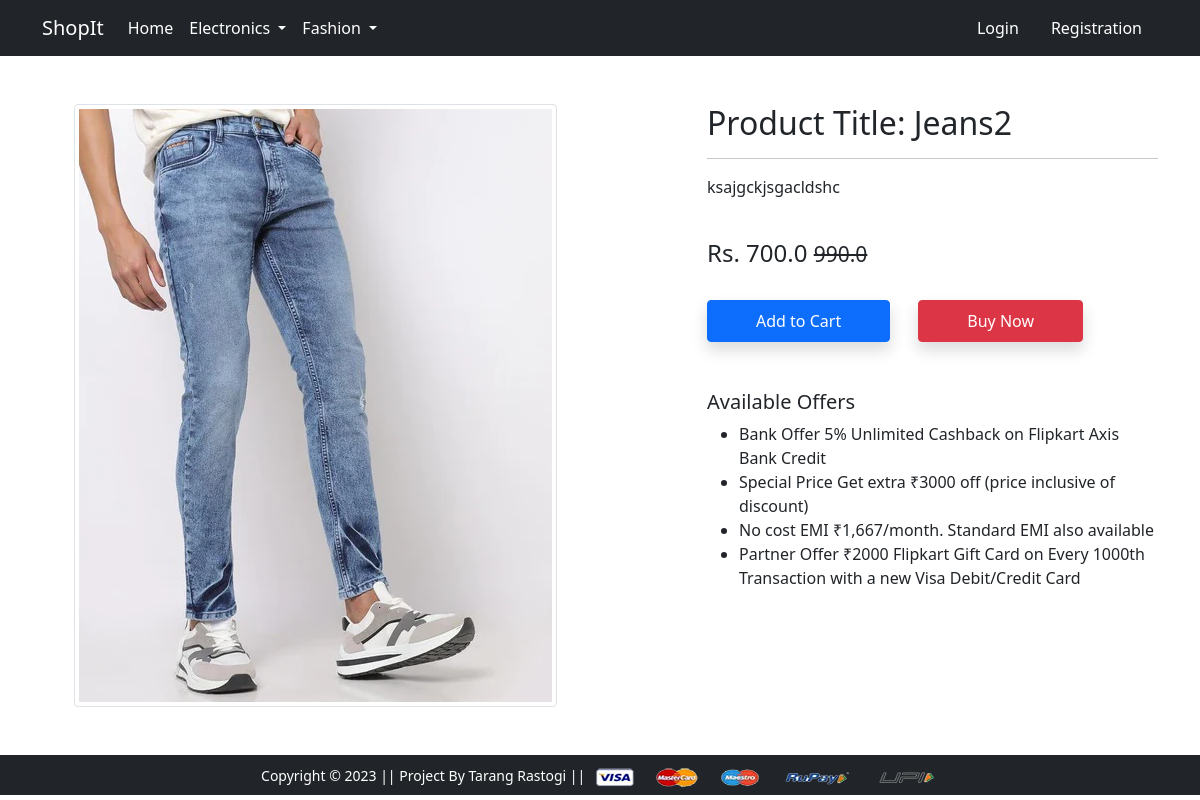
Screenshot of /product-detail/2 with the database file from the repository.
### app/models.py (models this page shows, shortened)
class Product(models.Model):
    title = models.CharField(max_length=100)
    selling_price = models.FloatField()
    discounted_price = models.FloatField()
    description = models.TextField()
    brand = models.CharField(max_length=100)
    category = models.CharField(choices = CATEGORY_CHOICES , max_length=2)
    product_image = models.ImageField(upload_to='productimg')

### app/views.py (the view)
# urls.py: path('product-detail/<int:pk>', views.ProductDEtailView.as_view(), name='product-detail'),
class ProductDEtailView(View):
    def get(self , request , pk):
        product = Product.objects.get(pk = pk)
        return render(request , 'app/productdetail.html' , {'product' : product})

### app/templates/app/productdetail.html (shortened to what this page needs)
{% extends 'app/base.html' %}
{% load static %}
{% block main-content %}
<div class="container my-5">
 <div class="row">
  <div class="col-sm-6 text-center align-self-center">
   <img src="{{product.product_image.url}}" alt="" class="img-fluid img-thumbnail">
  </div>
  <div class="col-sm-5 offset-sm-1">
   <h2>Product Title: {{product.title}}</h2>
   <hr>
   <p>{{product.description}}</p> <br>
   <h4>Rs. {{product.discounted_price}} <small class="fw-light text-decoration-line-through">{{product.selling_price}}</small></h4> <br>
   <a href="{% url 'add-to-cart' %}" class="btn btn-primary shadow px-5 py-2">Add to Cart</a>
   <a href="{% url 'buy-now' %}" class="btn btn-danger shadow px-5 py-2 ms-4">Buy Now</a>
   <h5 class="mt-5">Available Offers</h5>
   <ul>
    <li>Bank Offer 5% Unlimited Cashback on Flipkart Axis Bank Credit</li>
    <li>Special Price Get extra ₹3000 off (price inclusive of discount)</li>
    <li>No cost EMI ₹1,667/month. Standard EMI also available</li>
    <li>Partner Offer ₹2000 Flipkart Gift Card on Every 1000th Transaction with a new Visa Debit/Credit Card</li>
   </ul>
  </div>
 </div>
</div>
{% endblock main-content %}

### rows the page displays
Product: product_image (picture), title "Jeans2", description "ksajgckjsgacldshc", discounted_price "700.0", selling_price "990.0"
